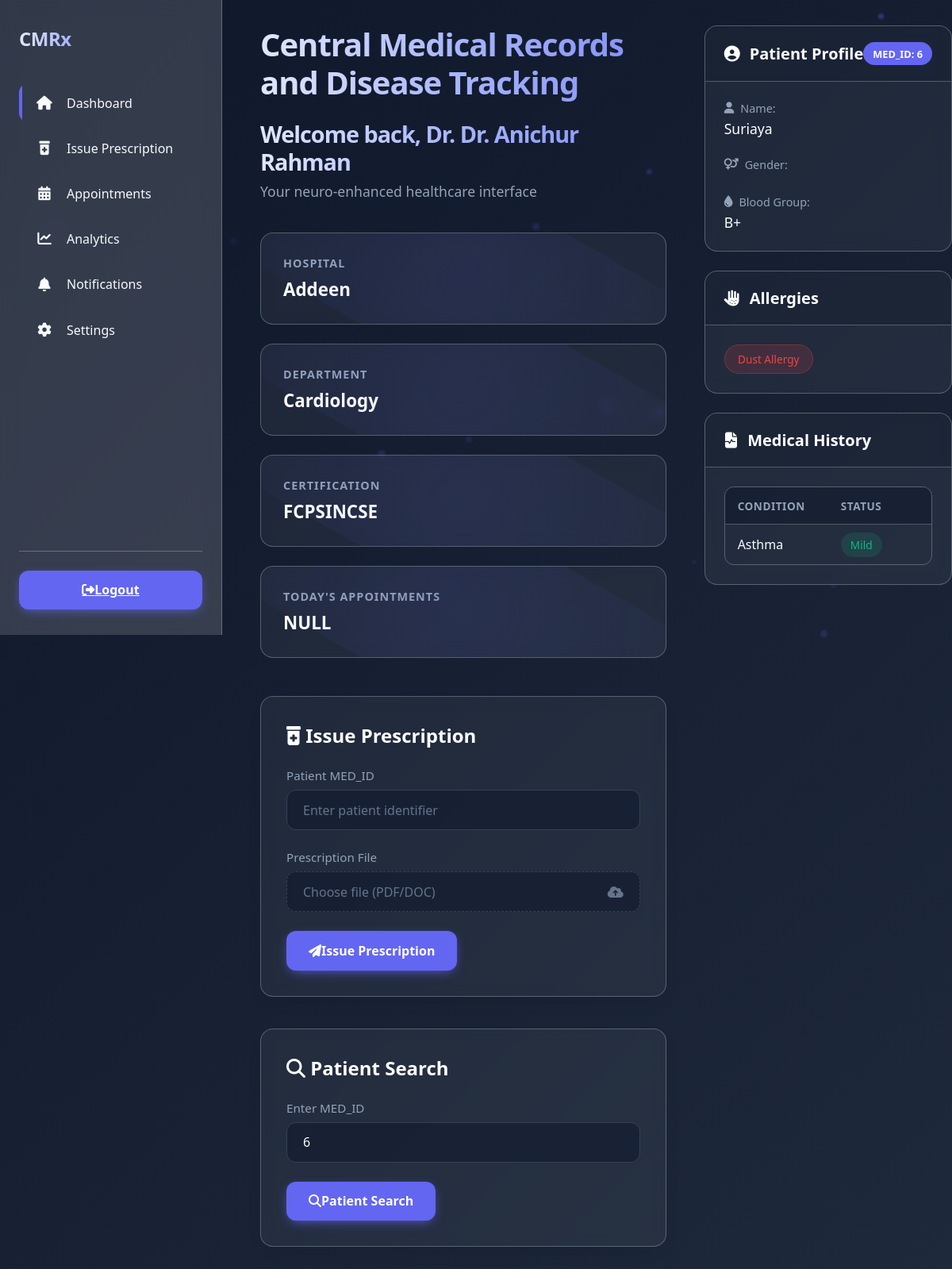
The app's page /dashboard_doc.php?med_id=6 (signed in) with its own data.
### tables this page shows
CREATE TABLE `hospital` (
  `Hospital_Serial` int(11) NOT NULL,
  `Hospital_Name` varchar(120) DEFAULT NULL,
  `Address` varchar(255) DEFAULT NULL,
  `Registration_No` varchar(50) DEFAULT NULL,
  `acc_password` varchar(255) NOT NULL
);

CREATE TABLE `global_departments` (
  `Department_ID` int(11) NOT NULL,
  `Department_Name` varchar(120) DEFAULT NULL
);

CREATE TABLE `patient_details` (
  `MED_ID` int(11) NOT NULL,
  `Name` varchar(80) DEFAULT NULL,
  `Gender` enum('Male','Female','Other') DEFAULT NULL,
  `DOB` date DEFAULT NULL CHECK (`DOB` < '2025-02-09'),
  `Blood_Group` varchar(3) DEFAULT NULL,
  `acc_pass` varchar(12) DEFAULT NULL
);

CREATE TABLE `patient_allergies` (
  `MED_ID` int(11) DEFAULT NULL,
  `Allergy_Name` varchar(50) DEFAULT NULL
);

CREATE TABLE `disease_history` (
  `MED_ID` int(11) DEFAULT NULL,
  `Disease_Name` varchar(100) DEFAULT NULL,
  `Present_Condition` enum('Severe','Mild','Very Mild','Cured','Seasonal') DEFAULT NULL
);

### dashboard_doc.php (the view, shortened to what this page needs)
<?php
$servername = "sql310.infinityfree.com";
$username = "if0_43424129";
$password = "Kushal11199";
$database = "if0_43424129_cmrx";
$port = 3306;
$con = mysqli_connect($servername, $username, $password, $database, $port);
$med_id = isset($_GET['med_id']) ? intval($_GET['med_id']) : null;
$doc_name = $_SESSION['Doc_Name'];
$hospital_serial = $_SESSION['Hospital_Serial'];
$department_id = $_SESSION['Department_ID'];
$certification = $_SESSION['Certification'];
$dept_query = "SELECT Department_Name FROM global_departments WHERE Department_ID = ?";
$stmt = $con->prepare($dept_query);
$stmt->bind_param("i", $department_id);
$stmt->execute();
$stmt->bind_result($department_name);
$hospital_query = "SELECT Hospital_Name FROM hospital WHERE Hospital_Serial = ?";
$stmt = $con->prepare($hospital_query);
$stmt->bind_param("i", $hospital_serial);
$stmt->execute();
$stmt->bind_result($hospital_name);
?>
<!DOCTYPE html>
<html lang="en">
<head>
    <link rel="stylesheet" href="https://cdnjs.cloudflare.com/ajax/libs/font-awesome/6.4.0/css/all.min.css">
</head>
<body>
    <div class="particles" id="particles"></div>
    <div class="sidebar">
        <div class="sidebar-header">
            <h2>CMRx</h2>
        </div>
        <nav class="sidebar-nav">
            <ul>
                <li><a href="Homepage.php" class="active"><i class="fas fa-home"></i> Dashboard</a></li>
                <li><a href="#issue-prescription"><i class="fas fa-prescription-bottle-alt"></i> Issue Prescription</a></li>
                <li><a href="#"><i class="fas fa-calendar-alt"></i> Appointments</a></li>
                <li><a href="#"><i class="fas fa-chart-line"></i> Analytics</a></li>
                <li><a href="#"><i class="fas fa-bell"></i> Notifications</a></li>
                <li><a href="#"><i class="fas fa-cog"></i> Settings</a></li>
            </ul>
        </nav>
        <div class="sidebar-footer">
            <a href="logout_doc.php" class="btn btn-primary" style="width: 100%;">
                <i class="fas fa-sign-out-alt"></i> Logout
            </a>
        </div>
    </div>
    <div class="dashboard-container">
        <div class="dashboard-header">
            <h1>Central Medical Records and Disease Tracking</h1>
            <h1 class="welcome">Welcome back, Dr. <?php echo htmlspecialchars($doc_name); ?></h1>
            <p>Your neuro-enhanced healthcare interface</p>
        </div>
        <div class="dashboard-content">
            <div class="info-card">
                <h3>Hospital</h3>
                <p><?php echo htmlspecialchars($hospital_name); ?></p>
            </div>
            <div class="info-card">
                <h3>Department</h3>
                <p><?php echo htmlspecialchars($department_name); ?></p>
            </div>
            <div class="info-card">
                <h3>Certification</h3>
                <p><?php echo htmlspecialchars($certification); ?></p>
            </div>
            <div class="info-card">
                <h3>Today's Appointments</h3>
                <p>NULL</p>
            </div>
        </div>
        <div class="prescription-form" id="issue-prescription">
            <h3><i class="fas fa-prescription-bottle-alt"></i> Issue Prescription</h3>
            <form action="issue_prescription.php" method="post" enctype="multipart/form-data">
                <div class="form-group">
                    <label for="med_id" class="form-label">Patient MED_ID</label>
                    <input type="text" name="med_id" id="med_id" class="form-input" placeholder="Enter patient identifier" required>
                </div>
                <div class="form-group">
                    <label class="form-label">Prescription File</label>
                    <div class="file-upload">
                        <label class="file-upload-label" id="file-label">
                            <span>Choose file (PDF/DOC)</span>
                            <i class="fas fa-cloud-upload-alt"></i>
                        </label>
                    </div>
                </div>
                <button type="submit" class="btn btn-primary">
                    <i class="fas fa-paper-plane"></i> Issue Prescription
                </button>
            </form>
        </div>
        <div class="search-form">
            <h1><i class="fas fa-search"></i> Patient Search</h1>
            <form method="GET" action="">
                <div class="form-group">
                    <label for="search_med_id" class="form-label">Enter MED_ID</label>
                    <input type="number" name="med_id" id="search_med_id" class="form-input"
                           placeholder="Enter patient identifier" required value="<?php echo htmlspecialchars($med_id); ?>">
                </div>
                <button type="submit" class="btn btn-primary">
                    <i class="fas fa-search"></i> Patient Search
                </button>
            </form>
        </div>
    </div>
<?php
if ($_SERVER['REQUEST_METHOD'] === 'GET' && isset($_GET['med_id'])) {
    $med_id = (int)$_GET['med_id'];
    $stmt = $con->prepare("SELECT Name, Gender, Blood_Group FROM patient_details WHERE MED_ID = ?");
    $stmt->bind_param("i", $med_id);
    $stmt->execute();
    $stmt->bind_result($name, $gender, $blood_group);
    if ($name) {
        echo "<div class='search-results'>";
        echo "<div class='patient-card glass-card'>";
        echo "<div class='card-header'>";
        echo "<h3><i class='fas fa-user-circle'></i> Patient Profile</h3>";
        echo "<span class='med-id-badge'>MED_ID: " . htmlspecialchars($med_id) . "</span>";
        echo "</div>";
        echo "<div class='card-body'>";
        echo "<div class='patient-info-grid'>";
        echo "<div class='info-item'><span class='info-label'><i class='fas fa-user'></i> Name:</span><span class='info-value'>" . htmlspecialchars($name) . "</span></div>";
        echo "<div class='info-item'><span class='info-label'><i class='fas fa-venus-mars'></i> Gender:</span><span class='info-value'>" . htmlspecialchars($gender) . "</span></div>";
        echo "<div class='info-item'><span class='info-label'><i class='fas fa-tint'></i> Blood Group:</span><span class='info-value'>" . htmlspecialchars($blood_group) . "</span></div>";
        echo "</div>";
        echo "</div>";
        echo "</div>";
        $stmt = $con->prepare("SELECT Allergy_Name FROM patient_allergies WHERE MED_ID = ?");
        $stmt->bind_param("i", $med_id);
        $stmt->execute();
        $stmt->bind_result($allergy_name);
        $allergies = [];
        while ($stmt->fetch()) {
            $allergies[] = $allergy_name;
        }
        if (!empty($allergies)) {
            echo "<div class='data-section glass-card'>";
            echo "<div class='section-header'>";
            echo "<h3><i class='fas fa-allergies'></i> Allergies</h3>";
            echo "</div>";
            echo "<div class='section-body'>";
            echo "<div class='tag-container'>";
            foreach ($allergies as $allergy) {
                echo "<span class='allergy-tag'>" . htmlspecialchars($allergy) . "</span>";
            }
            echo "</div>";
            echo "</div>";
            echo "</div>";
        }
        $stmt = $con->prepare("SELECT Disease_Name, Present_Condition FROM disease_history WHERE MED_ID = ?");
        $stmt->bind_param("i", $med_id);
        $stmt->execute();
        $stmt->bind_result($disease_name, $present_condition);
        $disease_history = [];
        while ($stmt->fetch()) {
            $disease_history[] = [
                'Disease_Name' => $disease_name,
                'Present_Condition' => $present_condition
            ];
        }
        if (!empty($disease_history)) {
            echo "<div class='data-section glass-card'>";
            echo "<div class='section-header'>";
            echo "<h3><i class='fas fa-file-medical-alt'></i> Medical History</h3>";
            echo "</div>";
            echo "<div class='section-body'>";
            echo "<div class='medical-table'>";
            echo "<div class='table-header'>";
            echo "<div class='table-row'>";
            echo "<div class='table-cell'>Condition</div>";
            echo "<div class='table-cell'>Status</div>";
            echo "</div>";
            echo "</div>";
            echo "<div class='table-body'>";
            foreach ($disease_history as $row) {
                echo "<div class='table-row'>";
                echo "<div class='table-cell'>" . htmlspecialchars($row['Disease_Name']) . "</div>";
                echo "<div class='table-cell'><span class='status-badge'>" . htmlspecialchars($row['Present_Condition']) . "</span></div>";
                echo "</div>";
            }
            echo "</div>";
            echo "</div>";
            echo "</div>";
            echo "</div>";
        }
        echo "</div>";
    } else {
        echo "<div class='no-results glass-card'>";
        echo "<i class='fas fa-user-slash'></i>";
        echo "<p>No patient found with MED_ID: " . htmlspecialchars($med_id) . "</p>";
        echo "</div>";
    }
}
?>
</body>
</html>

### records on screen
hospital: Hospital_Name "Addeen"
global_departments: Department_Name "Cardiology"
patient_details: Name "Suriaya", Blood_Group "B+"
patient_allergies: Allergy_Name "Dust Allergy"
disease_history: Disease_Name "Asthma", Present_Condition "Mild"

### other values on screen
$certification "FCPSINCSE"
$med_id "6"
